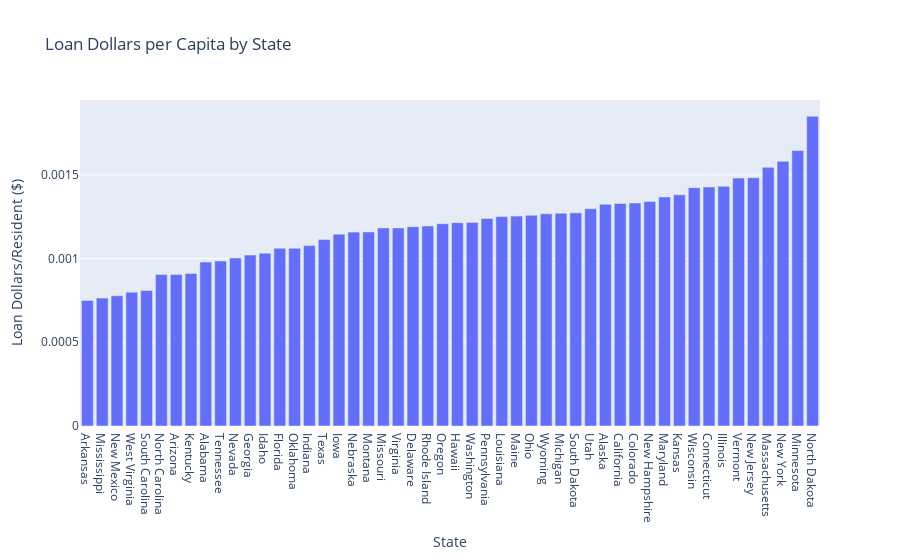

This figure's notebook cell:
### Code cell
fig.update_xaxes(title_text='State')
fig.update_yaxes(title_text='Loan Dollars/Resident ($)')
fig.show()

### Figure 1 — Plotly figure (JSON) as saved in the notebook; plotly's stock layout.template omitted (floating-point values rounded to 4 significant figures)
{"data": [{"alignmentgroup": "True", "hovertemplate": "Name=%{x}<br>percap=%{y}<extra></extra>", "legendgroup": "", "marker": {"color": "#636efa"}, "name": "", "offsetgroup": "", "orientation": "v", "showlegend": false, "textposition": "auto", "type": "bar", "x": ["Arkansas", "Mississippi", "New Mexico", "West Virginia", "South Carolina", "North Carolina", "Arizona", "Kentucky", "Alabama", "Tennessee", "Nevada", "Georgia", "Idaho", "Florida", "Oklahoma", "Indiana", "Texas", "Iowa", "Nebraska", "Montana", "Missouri", "Virginia", "Delaware", "Rhode Island", "Oregon", "Hawaii", "Washington", "Pennsylvania", "Louisiana", "Maine", "Ohio", "Wyoming", "Michigan", "South Dakota", "Utah", "Alaska", "California", "Colorado", "New Hampshire", "Maryland", "Kansas", "Wisconsin", "Connecticut", "Illinois", "Vermont", "New Jersey", "Massachusetts", "New York", "Minnesota", "North Dakota"], "xaxis": "x", "y": [0.0007498, 0.0007641, 0.0007781, 0.0007994, 0.0008093, 0.000905, 0.000905, 0.0009115, 0.0009794, 0.0009854, 0.001004, 0.001021, 0.001032, 0.001062, 0.001062, 0.001077, 0.001114, 0.001146, 0.001158, 0.001159, 0.001183, 0.001183, 0.00119, 0.001195, 0.001208, 0.001215, 0.001216, 0.00124, 0.001251, 0.001254, 0.001259, 0.001267, 0.001271, 0.001274, 0.001298, 0.001324, 0.001329, 0.001332, 0.001341, 0.001368, 0.001381, 0.001424, 0.001427, 0.001432, 0.001481, 0.001483, 0.001545, 0.001581, 0.001645, 0.00185], "yaxis": "y"}], "layout": {"barmode": "relative", "legend": {"tracegroupgap": 0}, "title": {"text": "Loan Dollars per Capita by State"}, "xaxis": {"anchor": "y", "domain": [0, 1], "title": {"text": "State"}}, "yaxis": {"anchor": "x", "domain": [0, 1], "title": {"text": "Loan Dollars/Resident ($)"}}}}
